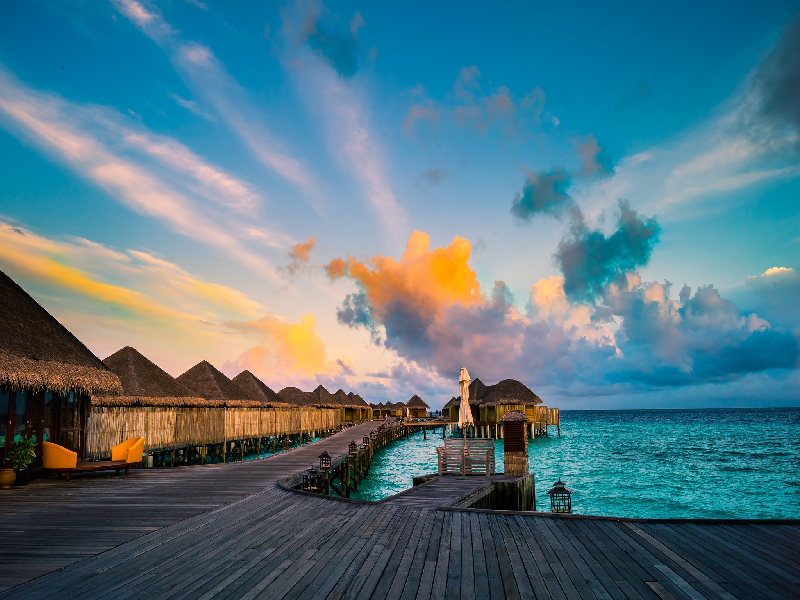
#> input picture Day2Resource/img/maldives3.bmp, 800 x 600 px; its folder holds only this picture in this run
$ python exercise8c.py
#> lines starting #> are read from the running program, lines starting #| are printed output that depends on the picture
import os
from PIL import Image, ImageFilter

where = ".\\Day2Resource\\img\\"
outfolder = ".\\Day2Resource\\img\\out\\"

def processAllImages(onlyFirst):
#> called with onlyFirst = True
    c = 1
    for root, dirs, files in os.walk(where):
        for file in files:
            fullname = os.path.join(root, file)
            if file.lower().endswith("jpg") or \
                    file.lower().endswith("bmp") or \
                    file.lower().endswith("png"):
                im = Image.open(fullname)
#> im is the input picture: PIL image 800x600 RGB; mean R, G, B 83, 118.3, 130.3
                outFileName = os.path.join(outfolder, file)
                print ("%2d %s size:%s (%s)" \
                       % (c, fullname, im.size, im.mode))
#|  1 Day2Resource/img/maldives3.bmp size:(800, 600) (RGB)

                out = im.filter(ImageFilter.BLUR)
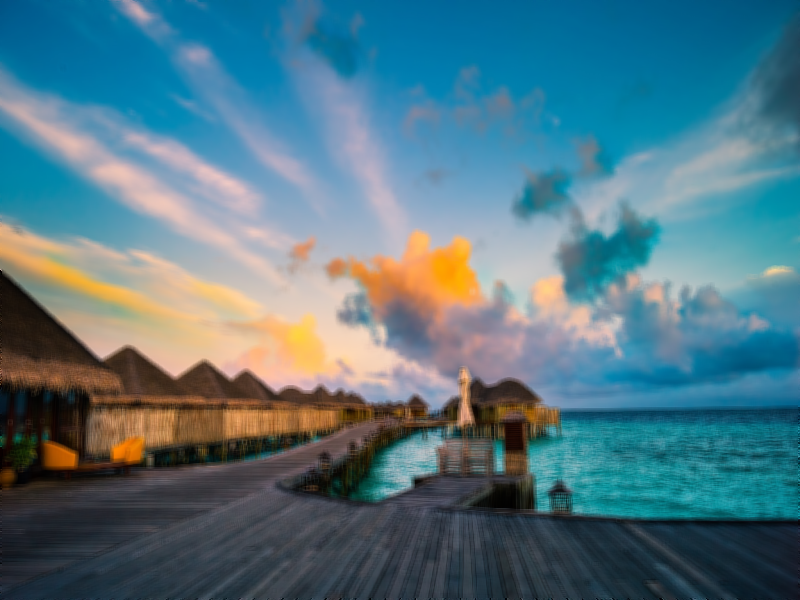
#> out: PIL image 800x600 RGB; mean R, G, B 83, 118.4, 130.3
                im.show()
                out.show()
                out.save(outFileName)
                c += 1
                if (onlyFirst):
                    return

processAllImages(True)
